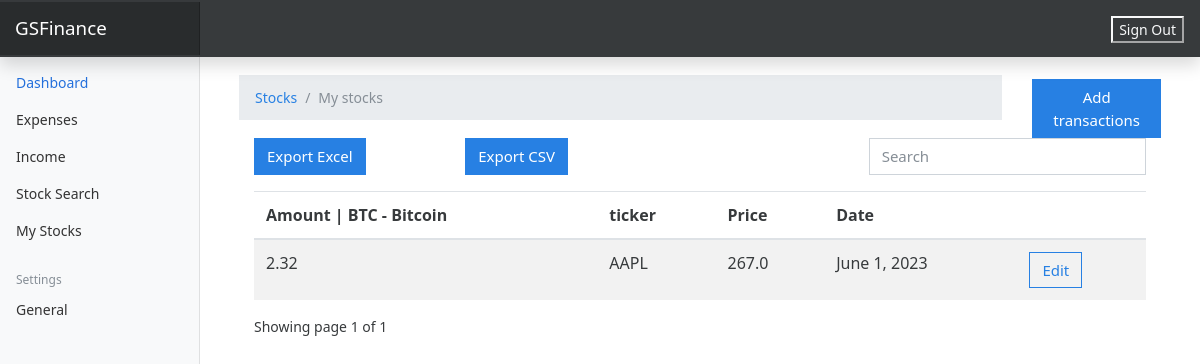
The app's page /stocks/ (signed in) with its own data.
### userpreferences/models.py (models this page shows)
class UserPreference(models.Model):
    user = models.OneToOneField(to=User, on_delete=models.CASCADE)
    currency = models.CharField(max_length=255, blank=True, null=True, default='BTC - BITCOIN')

### stocks/models.py (models this page shows, shortened)
class Stock(models.Model):
    amount = models.FloatField()
    price = models.FloatField()
    date = models.DateField(default=now)
    ticker = models.TextField()
    previous_times = models.FloatField(default=0)
    owner = models.ForeignKey(to=User, on_delete=models.CASCADE)
    class Meta:
        ordering: ['-date']

### stocks/views.py (the view)
# urls.py: path('', views.index, name="expenses"),
@login_required(login_url='auth/login/')
def index(request):
    stock = Stock.objects.filter(owner=request.user)
    paginator = Paginator(stock, 4)
    page_number = request.GET.get('page')
    page_obj = Paginator.get_page(paginator, page_number)
    currency = UserPreference.objects.get(user=request.user).currency
    context = {
        'stock': stock,
        'page_obj': page_obj,
        'currency': currency
    }
    return render(request, 'stocks/list_stocks.html', context)

### templates/stocks/list_stocks.html (shortened to what this page needs)
{% extends 'base.html' %}
{% load static %}
{% block content %}
    <div class="container">
        <div class="row">
            <div class="col-md-10">
                <nav aria-label="breadcrumb">
                  <ol class="breadcrumb">
                    <li class="breadcrumb-item"><a href="">Stocks</a></li>
                    <li class="breadcrumb-item active" aria-current="page">My stocks</li>
                  </ol>
                </nav>
            </div>
            <div class="col-md-2 mt-1">
                <a href="{% url 'add-transaction' %}" class="btn btn-primary"> Add transactions</a>
            </div>
        </div>
        <div class="container">
        <div class="row">
            <div class="col-md-8">
                <a class="btn btn-primary mr-5" href="{% url 'export-excel' %}">Export Excel</a>
                <a class="btn btn-primary ml-5" href="{% url 'export-csv' %}">Export CSV</a>
            </div>
            <div class="col-md-4">
                <div class="form-group">
                    <input type="text" class="form-control" id="searchField" placeholder="Search">
                </div>
            </div>
        </div>
        <div class="app-table">
            <table class="table table-striped table-hover">
                <thead>
                <tr>
                    <th>Amount | {{ currency }}</th>
                    <th>ticker</th>
                    <th>Price</th>
                    <th>Date</th>
                    <th></th>
                </tr>
                </thead>
                <tbody>
                {% for exp in page_obj %}
                <tr>
                    <td>{{ exp.amount }}</td>
                    <td>{{ exp.ticker }}</td>
                    <td>{{ exp.price }}</td>
                    <td>{{ exp.date }}</td>
                    <td><a href="{% url 'transaction-edit' exp.id %}" class="btn btn-outline-primary">Edit</a></td>
                </tr>
                {% endfor %}
                </tbody>
            </table>
        </div>
    <div class="pagination-container">
    {% if page_obj.number > 0 %}
    <div class="">
      Showing page {{page_obj.number}} of {{ page_obj.paginator.num_pages }}
    </div>
    {% else %}
        <div class="">
            There is no Transactions yet
        </div>
    {% endif %}
    </div>
    </div>
    </div>
{% endblock content %}

### financer_manager/static/css/dashboard.css (style rules this page uses)
body { font-size: .875rem; }

### records on screen
UserPreference: currency "BTC - Bitcoin"
Stock: amount "2.32", ticker "AAPL", price "267.0", date "June 1, 2023"

### other values on screen
{{ page_obj.number }} "1"
{{ page_obj.paginator.num_pages }} "1"
